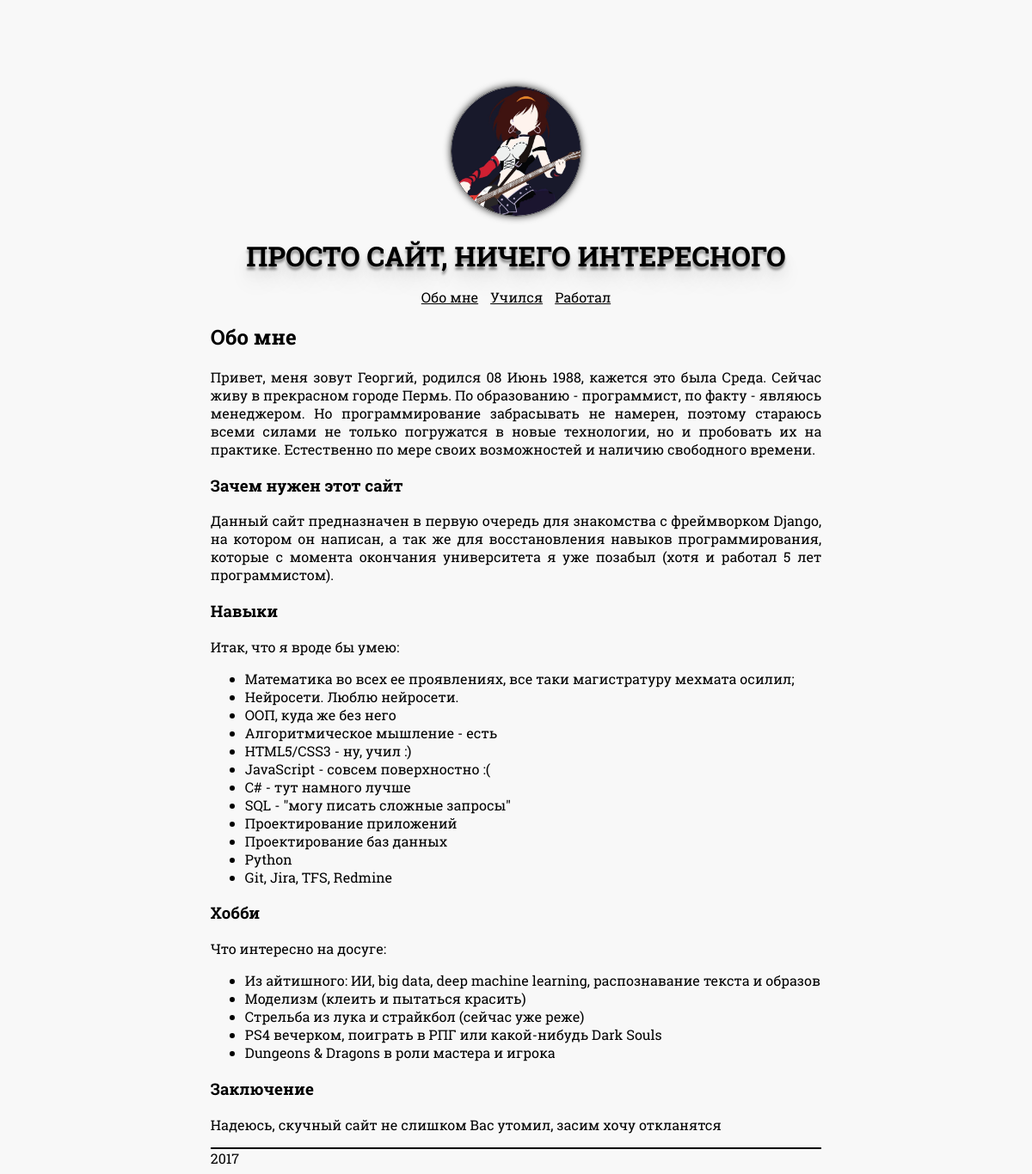
Before: / with the older database file.
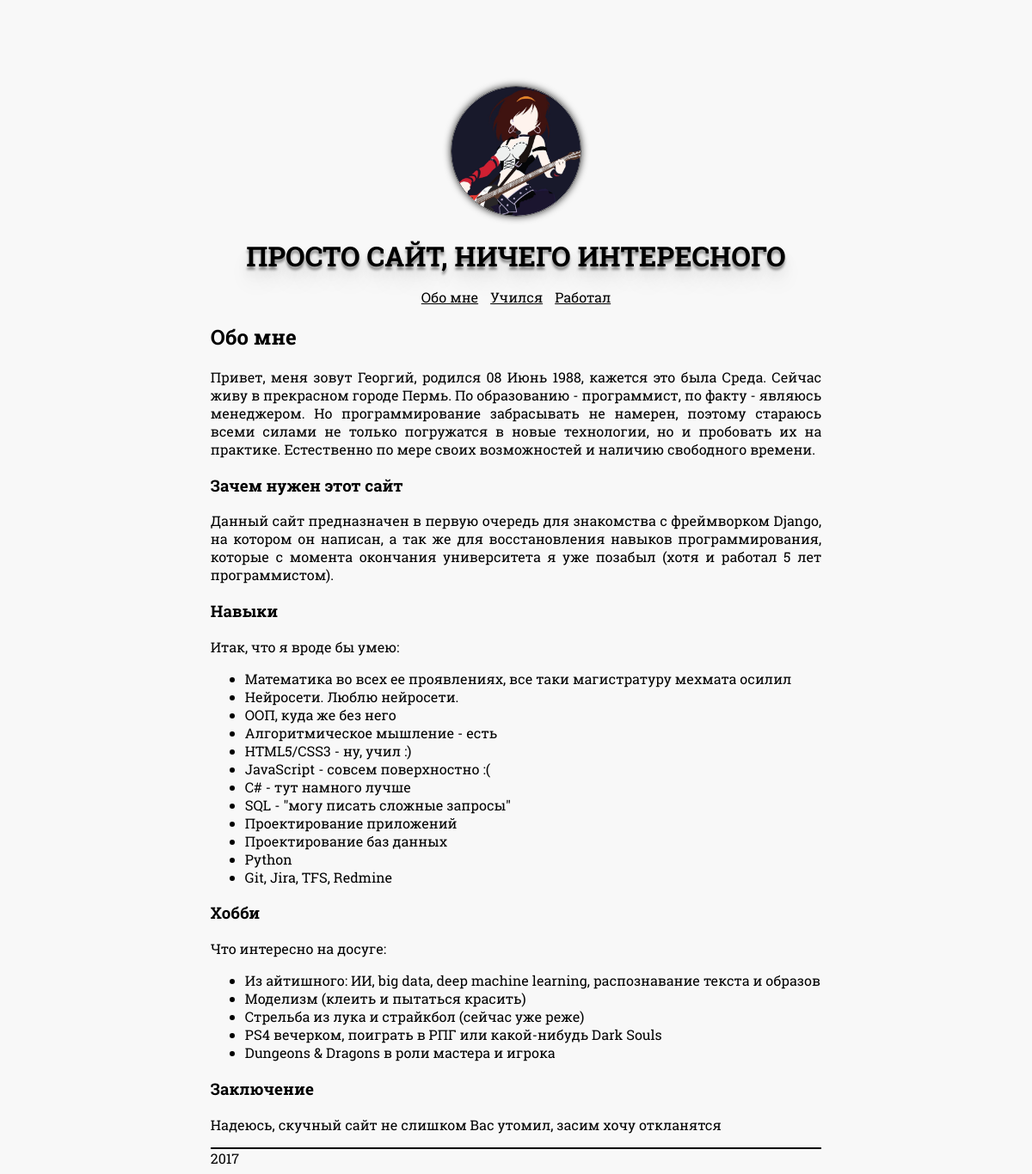
After: the same page with the newer database file.
### mainapp/models.py (models this page shows)
class Skill(models.Model):
    id = models.AutoField(primary_key=True)
    text = models.TextField(verbose_name='Skill description')

class Hobby(models.Model):
    id = models.AutoField(primary_key=True)
    text = models.TextField(verbose_name='Hobby description')

### mainapp/views.py (the view)
# urls.py: url(r'^$', mainpage, name='home_page'),
def mainpage(request):
    return render_to_response("index.html",
                              {'name': me.name,
                               'birthdate': me.date_of_birth,
                               'skills': Skill.objects.all(),
                               'hobbies': Hobby.objects.all()})

### templates/index.html
{% extends "base.html" %}
{% block content %}
<content>
    <div class="mainpage">
        <h2>Обо мне</h2>
        <div class="mainpage__content">
            <p>
                Привет, меня зовут {{name}}, родился {{birthdate|date:'d F Y'}}, кажется это была {{birthdate|date:'l'}}. Сейчас живу в прекрасном городе Пермь. По образованию - программист,
                по факту - являюсь менеджером. Но программирование забрасывать не намерен, поэтому стараюсь всеми
                силами не только погружатся в новые технологии, но и пробовать их на практике. Естественно по мере
                своих возможностей и наличию свободного времени.
            </p>
        </div>
        <div class="mainpage__contentdetailed">
            <h3>Зачем нужен этот сайт</h3>
            <p>
                Данный сайт предназначен в первую очередь для знакомства с фреймворком Django, на котором он
                написан, а так же для восстановления навыков программирования, которые с момента окончания
                университета я уже позабыл (хотя и работал 5 лет программистом).
            </p>
            <h3>Навыки</h3>
            <p>
                Итак, что я вроде бы умею:
            </p>
            <ul>
                {% if skills %}
                    {% for skill in skills %}
                        <li>{{ skill.text }}</li>
                    {% endfor %}
                {% else %}
                    Судя по всему список моих навыков не доехал до вашего браузера :(
                {% endif %}
            </ul>
            <h3>Хобби</h3>
            <p>
                Что интересно на досуге:
            </p>
            <ul>
                {% if hobbies %}
                    {% for hobbie in hobbies %}
                        <li>{{ hobbie.text }}</li>
                    {% endfor %}
                {% else %}
                    Ошибка 404. Хобби не найдены :(
                {% endif %}
            </ul>
            <h3>Заключение</h3>
            <p>
                Надеюсь, скучный сайт не слишком Вас утомил, засим хочу откланятся
            </p>
        </div>
    </div>
</content>
{% endblock %}

### templates/base.html (shortened to what this page needs)
{% load static %}
<!DOCTYPE html>
<html lang="en">
<head>
    {% block css %}
    <link rel="stylesheet" href="{% static 'css/style.css' %}">
    {% endblock %}
</head>
<body>
    {% block header %}
    <header class="header">
        <div class="header__logo">
            <img  class="header__logo__avatar" src="{% static 'images/avatar.jpg' %}" alt="аватар" title="Я">
        </div>
        <div class="header__welcomephrase">
            Просто сайт, ничего интересного
        </div>
        <div class="header__menu">
            <ul class="header__menu__list">
                <li><a href="{% url 'home_page' %}">Обо мне</a></li>
                <li><a href="{% url 'study_page' %}">Учился</a></li>
                <li><a href="{% url 'work_page' %}">Работал</a></li>
            </ul>
        </div>
    </header>
    {% endblock %}
    {% block content %}{% endblock %}
    {% block footer %}
    <footer class="footer">2017</footer>
    {% endblock %}
</body>
</html>

### mainapp/static/css/style.css (style rules this page uses)
body { font-family: robotoFont,Verdana,sans-serif; background-color: #f8f8f8; }
.header { text-align: center; }
.header__welcomephrase { font-size: 32px; font-weight: bold; text-transform: uppercase; text-shadow: 0px 4px 3px rgba(0,0,0,0.4), 0px 8px 13px rgba(0,0,0,0.1), 0px 18px 23px rgba(0,0,0,0.1); }
.header__logo__avatar { width:150px;height:150px; border: solid 1px #555; box-shadow: 0 0 8px rgba(0, 0, 0, .8); -webkit-box-shadow: 0 0 8px rgba(0, 0, 0, .8); -moz-box-shadow: 0 0 8px rgba(0, 0, 0, .8); border-radius:100px; }
.header__logo { margin-top : 100px; margin-bottom: 20px; }
.header__menu__list { padding-left: 0; list-style: none; }
.header__menu__list li { display: inline; margin-right: 5px; margin-left: 5px; }
.header__menu__list a { color: #010101; }
.mainpage, .footer { margin: 0px 20% 0px 20%; }
.footer { border-top: 2px solid #000000; }
.mainpage__content, .mainpage__contentdetailed { text-align: justify; }

Changed rows visible on the page:
removed Skill: text "Математика во всех ее проявлениях, все таки магистратуру мехмата осилил;"
added Skill: text "Математика во всех ее проявлениях, все таки магистратуру мехмата осилил"
